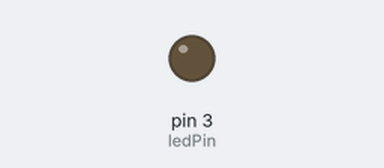
A sketch run on a simulated Arduino Uno, built with avr-gcc and run on an emulated ATmega328P. On the bench: output pins drawn as LEDs (lit = HIGH).

Above: at 0.05 s.
At 6.85 s:
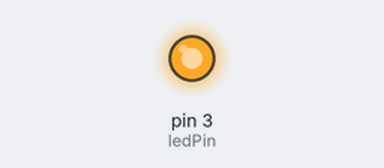
Timing chart, 0 to 39.0 s (numbered marks = the images above):
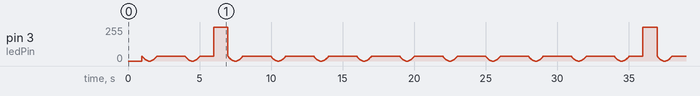

The sketch:

EsimerkkiA.ino
```cpp
int ledPin = 3;           // LED-pinni (PWM-lähtö)
float cycleTimeMs = 3000; // Pulssin sykli

void setup()
{
}

void loop()
{
  float t = millis() / cycleTimeMs * PI;
  float value = 255 * (1 - abs(sin(t)));
  analogWrite(ledPin, value);
}
```
